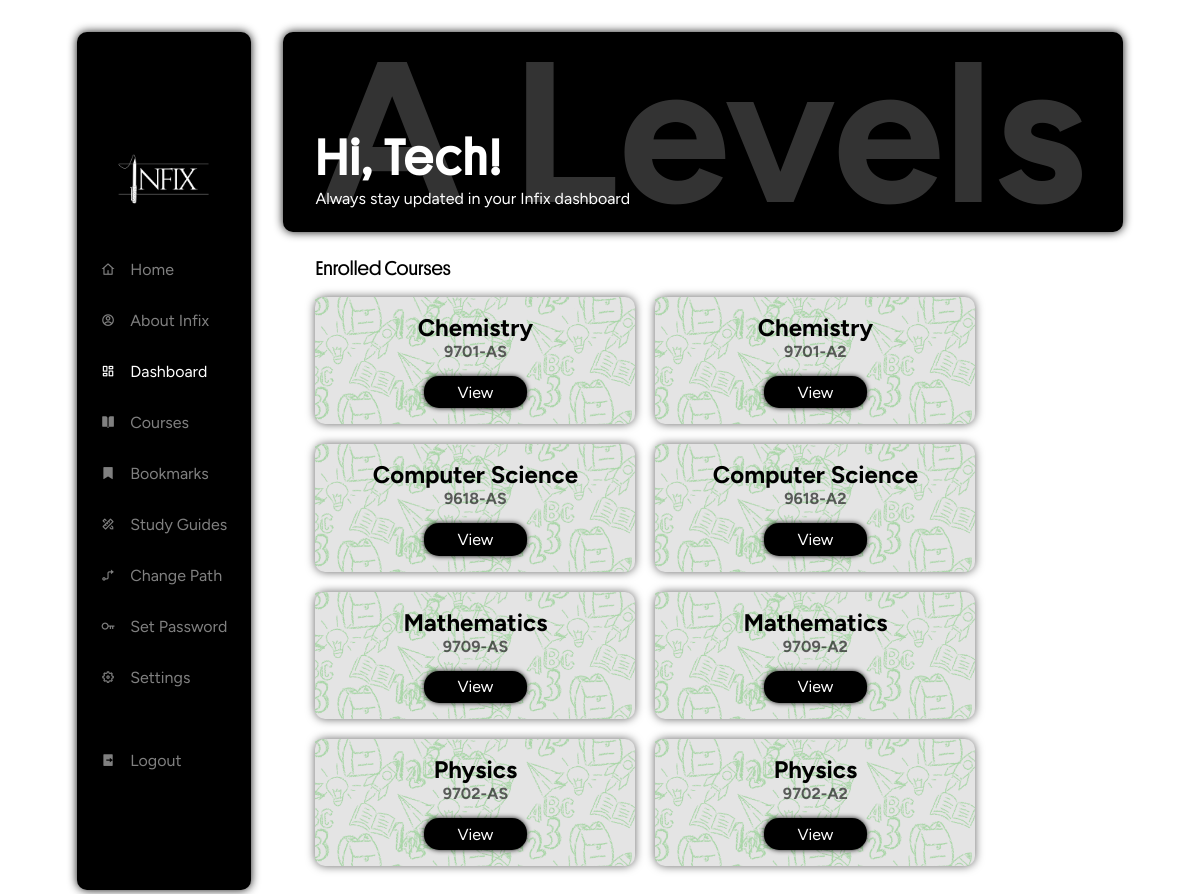
Screenshot of /dashboard (signed in) with the database file from the repository.
### tables this page shows
CREATE TABLE paths (
    id INTEGER PRIMARY KEY AUTOINCREMENT,
    name TEXT NOT NULL UNIQUE
);

CREATE TABLE courses (
    id INTEGER PRIMARY KEY AUTOINCREMENT,
    path_id INTEGER NOT NULL,
    name TEXT NOT NULL,
    course_code INTEGER NOT NULL UNIQUE,
    FOREIGN KEY (path_id) REFERENCES paths(id) ON DELETE CASCADE
);

### app.py (the view)
@app.route('/dashboard')
@login_required
def dashboard():
    user_id = session['user_id']
    result = db.execute("""
        SELECT hash FROM users
        WHERE id = ?
    """, user_id)
    if "GOOGLE_OAUTH" == result[0]['hash']:
        no_password = True
    else:
        no_password = False
    user_info = db.execute("SELECT fullname FROM users WHERE id = ?", user_id)
    fullname = user_info[0]['fullname'] if user_info else None
    first_name = fullname.split()[0] if fullname else None
    user_path_id = db.execute("SELECT path_id FROM user_paths WHERE user_id = ?", user_id)
    path_id = user_path_id[0]['path_id'] if user_path_id else None
    user_path_name = db.execute("SELECT name FROM paths WHERE id = ?", path_id)
    path_name = user_path_name[0]['name'] if user_path_name else 'A Levels'
    enrolled_courses = db.execute("""
        SELECT courses.name, courses.course_code
        FROM courses
        JOIN user_courses ON courses.id = user_courses.course_id
        JOIN user_paths ON user_paths.user_id = user_courses.user_id
        WHERE user_courses.user_id = ?
        AND courses.path_id = user_paths.path_id
    """, user_id)
    bookmarks = db.execute("""
        SELECT t.title, t.id AS topic_id, c.name AS course_name
        FROM bookmarks b
        JOIN topics t ON b.topic_id = t.id
        JOIN courses c ON t.course_id = c.id
        WHERE b.user_id = ?
    """, user_id)
    return render_template('dashboard.html', path_name = path_name, enrolled_courses = enrolled_courses, first_name = first_name, bookmarks = bookmarks, no_password = no_password)

### app.py (called while the page is built)
@app.after_request
def after_request(response):
    response.headers["Cache-Control"] = "no-cache, no-store, must-revalidate"
    response.headers["Expires"] = "0"
    response.headers["Pragma"] = "no-cache"
    return response

### helpers.py (called while the page is built)
def login_required(f):
    @wraps(f)
    def decorated_function(*args, **kwargs):
        if session.get("user_id") is None:
            return redirect("/login")
        return f(*args, **kwargs)
    return decorated_function

### templates/dashboard.html (shortened to what this page needs)
<html lang="en">
<head>
  <link rel="stylesheet" href="{{ url_for('static', filename='css/dashboard.css') }}">
  <link href="https://cdn.jsdelivr.net/npm/remixicon@4.3.0/fonts/remixicon.css" rel="stylesheet"/>
</head>
<body>
  <div class="dashboard">
    <div class="sidebar-container">
      <img class="logo-dash" src="../static/images/White text, no bg.png">
      <div class="menu-item">
        <i class="ri-home-4-line"></i>
        <a href="/">Home</a>
      </div>
      <div class="menu-item">
        <i class="ri-account-circle-line"></i>
        <a href="/about">About Infix</a>
      </div>
      <div class="menu-item active">
        <i class="ri-dashboard-line"></i>
        <a href="/dashboard">Dashboard</a>
      </div>
      <div class="menu-item">
        <i class="ri-book-open-fill"></i>
        <a href="/courses">Courses</a>
      </div>
      <div class="menu-item">
        <i class="ri-bookmark-fill"></i>
        <a href="/bookmarks">Bookmarks</a>
      </div>
      <div class="menu-item">
        <i class="ri-pencil-ruler-2-line"></i>
        <a href="/studyguides">Study Guides</a>
      </div>
      <div class="menu-item">
        <i class="ri-guide-line"></i>
        <a href="/changepath">Change Path</a>
      </div>
      {% if no_password %}
      <div class="menu-item">
        <i class="ri-key-line"></i>
        <a href='/setnewpassword'>Set Password</a>
      </div>
      {% endif %}
      <div class="menu-item">
        <i class="ri-settings-5-line"></i>
        <a href="/settings">Settings</a>
      </div>
      <div class="menu-item">
        <i class="ri-logout-box-r-fill"></i>
        <a href="/logout">Logout</a>
      </div>
    </div>
    <div class="main-container">
      <div class="intro-container">
        <h1 class="greet-user">Hi, {{ first_name }}!</h1>
        <p>Always stay updated in your Infix dashboard</p>
        <div class="path-container">
          <h1>{{ path_name }}</h1>
        </div>
      </div>
      <div class="courses-container">
        <p class="head">Enrolled Courses</p>
        <div class="cards-container">
         {% if enrolled_courses %}
          {% for course in enrolled_courses %}
            <div class="course-card">
              <h3>{{ course.name}} <br> <div class="course-code" style="z-index: 2;">{{ course.course_code }}</div></h3>
              <button><a href="/course/{{ course.course_code | replace(' ', '-') }}">View</a></button>
              <div class="texture">
                <img src="../static/images/card-bg.png" alt="">
              </div>
            </div>
          {% endfor %}
         {% else %}
          <h1>No enrolled courses</h1>
         {% endif %}
        </div>
      </div>
    </div>
  </div>
</body>
</html>

### static/css/dashboard.css (style rules this page uses)
html { scroll-behavior: smooth; font-family: "Figtree", sans-serif; }
* { margin: 0; padding: 0; transition: all ease 0.3s; box-sizing: border-box; }
body, html { overflow-x: hidden; }
a { text-decoration: none; color: inherit; }
button { background: none; border: none; }
.dashboard { display: flex; justify-content: center; align-items: flex-start; gap: 2em; padding: 2em 1em; width: 100vw; min-height: 100vh; }
.sidebar-container { background-color: black; display: flex; flex-direction: column; justify-content: center; align-self: stretch; gap: 2em; padding: 1.5em 1.5em; padding-bottom: 3em; border-radius: 10px; box-shadow: 0 0 10px 0 rgba(0, 0, 0, 0.932); }
.menu-item { font-size: 16px; color: rgba(255, 255, 255, 0.5); transition: all ease 0.1s; }
.active { color: rgba(255, 255, 255); }
.sidebar-container img { width: 100px; height: auto; align-self: center; cursor: pointer; }
.menu-item { display: flex; align-items: center; gap: 15px; }
.menu-item i { font-size: 14px; }
.main-container { display: flex; flex-direction: column; justify-content: flex-start; align-items: flex-start; width: 70vw; }
.intro-container { background-color: black; color: white; display: flex; flex-direction: column; justify-content: flex-end; align-items: flex-start; width: 100%; height: 25vh; border-radius: 10px; padding: 1.5em 2em; position: relative; box-shadow: 0 0 10px 0 rgba(0, 0, 0, 0.932); }
.intro-container h1 { font-size: 50px; }
.intro-container p { font-size: 16px; }
.path-container { position: absolute; top: 0; left: 0; width: 100%; height: 100%; color: white; display: flex; justify-content: center; align-items: center; opacity: 0.2; }
.path-container h1 { font-size: 200px; }
.courses-container { padding: 1.5em 2em; display: flex; flex-direction: column; justify-content: flex-start; align-items: flex-start; width: 100%; gap: 1em; }
.courses-container .head { font-size: 20px; font-family: 'Platform-Regular'; }
.cards-container { display: flex; flex-wrap: wrap; gap: 20px; }
.greet-user { font-family: 'Platform-Regular'; font-size: 60px; letter-spacing: 2.5px; }
.course-code { font-size: 16px; opacity: 60%; }
.course-card { background-color: rgb(228, 228, 228); padding: 1em 3em; border-radius: 10px; display: flex; flex-direction: column; justify-content: center; align-items: center; gap: 15px; width: 320px; text-align: center; box-shadow: 0 0 10px 0 rgba(0, 0, 0, 0.61); position: relative; }
.texture { position: absolute; top: 0; left: 0; width: 100%; height: 100%; opacity: 0.8; z-index: 1; }
.texture img { object-fit: cover; overflow: hidden; width: 100%; height: 100%; z-index: 1; }
.course-card h3 { font-size: 24px; z-index: 2; }
.course-card button { background-color: black; color: white; border-radius: 15px; padding: 0.5em 2.5em; box-shadow: 0 0 5px 0 rgba(0, 0, 0, 0.932); z-index: 2; }
.course-card a { font-size: 16px; font-family: "Figtree"; }

### rows the page displays
paths: name "A Levels"
courses: name "Chemistry", course_code "9701-AS"
courses: name "Chemistry", course_code "9701-A2"
courses: name "Computer Science", course_code "9618-AS"
courses: name "Computer Science", course_code "9618-A2"
courses: name "Mathematics", course_code "9709-AS"
courses: name "Mathematics", course_code "9709-A2"
courses: name "Physics", course_code "9702-AS"
courses: name "Physics", course_code "9702-A2"

### other values shown
{{ first_name }} "Tech"
